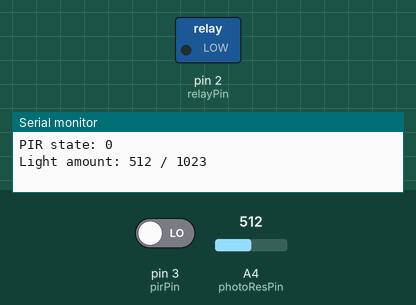
A sketch run on a simulated Arduino Uno, built with avr-gcc and run on an emulated ATmega328P. Parts: switched loads named in the sketch (green lamp = pin HIGH), the last lines printed to the serial monitor. The inputs (shaded band) are chosen by the test bench; at power-on: pin 3 (pirPin) LOW, A4 (photoResPin) = 512.

Above: at 1.2 s.
1.3 s: pin 3 (pirPin) driven HIGH
At 2.5 s:
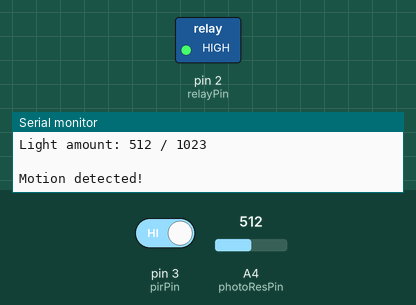
Timing chart, 0 to 4.3 s (numbered marks = the images above; inputs shaded):
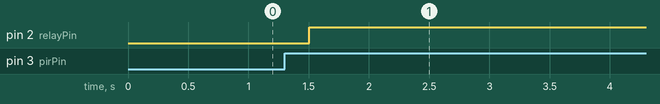

The sketch:

pir_ldr_relay.ino
```cpp
/*
 * PIR sensor & photoresistor driven relay controller
 * version 1.1
 * Toni Alho 2019
 *
 * NOTE: Set PIR sensor's delay to minimum, as the delay is executed via the code
 *
 */

// Pin defining
int photoResPin = A4;         // analog (input) pin for photoresistor
int pirPin = 3;               // digital (input) pin for PIR sensor
int relayPin = 2;             // digital (output) pin for relay

// Photoresistor
int photoResVal = 0;          // variable for photoresistors value
int photoResSwitch = 500;     // ADJUSTABLE photoresistor's treshold value (0 - 1023)

// PIR
boolean pirVal = LOW;         // variable for reading the PIR status (LOW / HIGH)
int pirDelay = 20000;         // ADJUSTABLE delay for next conditions check, adjust in milliseconds


void setup() {
  pinMode(pirPin, INPUT);       // declare PIR as input
  pinMode(photoResPin, INPUT);  // declare photoresistor as input
  pinMode(relayPin, OUTPUT);    // declare relay as output

  Serial.begin(9600);           // Serial monitor
}


void loop(){
  pirVal = digitalRead(pirPin);               // read PIR value
  photoResVal = analogRead(photoResPin);      // read photoresistor value

  // Check if conditions for setting relay on are met
  if (pirVal == HIGH && photoResVal >= photoResSwitch) {
    digitalWrite(relayPin, HIGH);             // turn relay ON
    Serial.println("Motion detected!");       // info to serial
    delay(pirDelay);                          // keep the relay switched on for given time
    }

  else {                                      // if the conditions are not met
    digitalWrite(relayPin, LOW);              // turn relay OFF
  }

  // Info to serial for dubugging
  Serial.println((String)"PIR state: " + pirVal);
  Serial.println((String)"Light amount: " + photoResVal + " / 1023");
  Serial.println(" ");
  delay (300);
}
```

Measured:
- after the input at 1.3 s, pin 2 (relayPin): LOW → HIGH after 0.20 s
